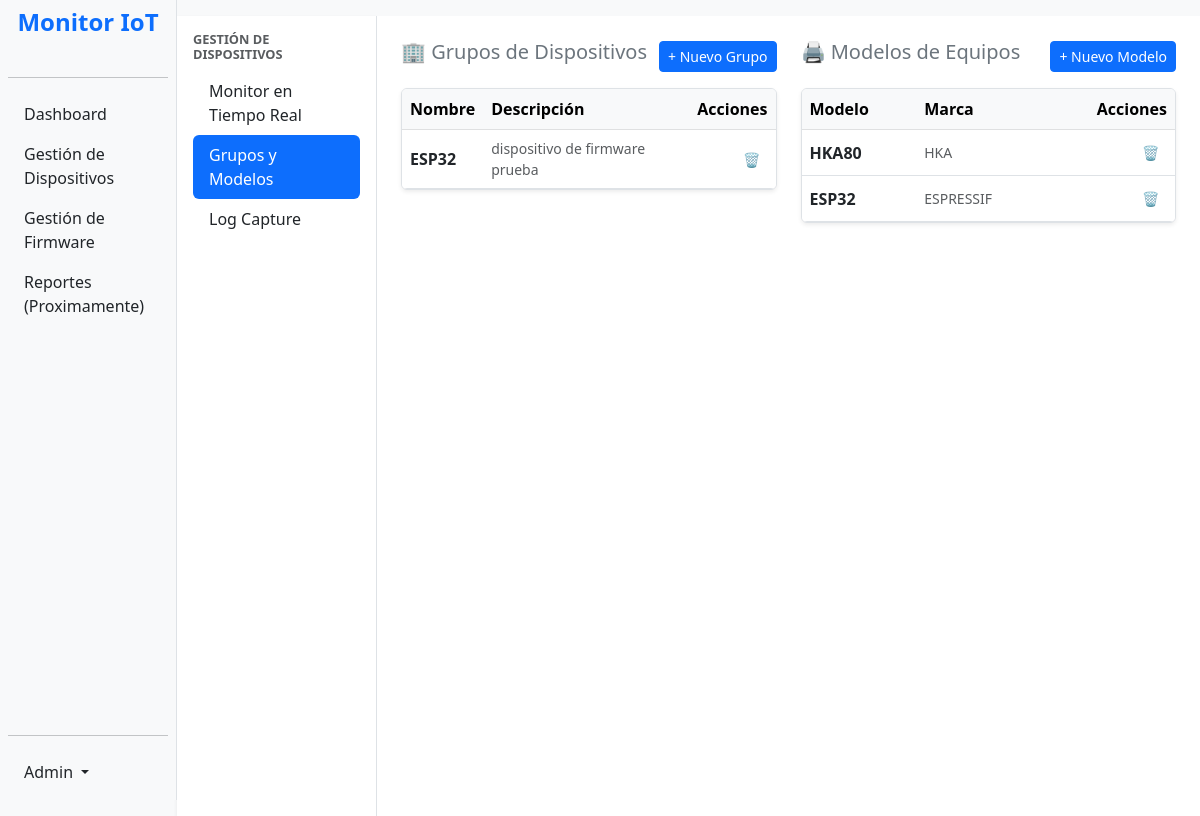
Screenshot of /grupos-modelos/ (signed in) with the database file from the repository.
### impresoras/models.py (models this page shows, shortened)
class Grupo(models.Model):
    nombre = models.CharField(max_length=100)
    descripcion = models.TextField(blank=True, null=True)

class ModeloEquipo(models.Model):
    nombre = models.CharField(max_length=100, unique=True)
    marca = models.CharField(max_length=100, blank=True, null=True)

### impresoras/views.py (the view, shortened to what this page needs)
# urls.py: path('grupos-modelos/', grupos_modelos, name='grupos_modelos'),
@login_required
def grupos_modelos(request):
    grupos = Grupo.objects.all()
    modelos = ModeloEquipo.objects.all()
    return render(request, 'grupos_modelos.html', {
        'grupos': grupos,
        'modelos': modelos
    })

### templates/grupos_modelos.html (shortened to what this page needs)
{% extends 'dispositivos_base.html' %}
{% block dispositivos_content %}
<div class="p-4">
    <div class="row">
        <div class="col-md-6">
            <div class="d-flex justify-content-between align-items-center mb-3">
                <h5 class="text-secondary">🏢 Grupos de Dispositivos</h5>
                <button class="btn btn-sm btn-primary" data-bs-toggle="modal" data-bs-target="#modalNuevoGrupo">+ Nuevo Grupo</button>
            </div>
            <div class="table-responsive shadow-sm border rounded bg-white">
                <table class="table table-hover mb-0 align-middle">
                    <thead class="table-light">
                        <tr>
                            <th>Nombre</th>
                            <th>Descripción</th>
                            <th class="text-end">Acciones</th>
                        </tr>
                    </thead>
                    <tbody>
                        {% for grupo in grupos %}
                        <tr>
                            <td><strong>{{ grupo.nombre }}</strong></td>
                            <td class="text-muted small">{{ grupo.descripcion|default:"-" }}</td>
                            <td class="text-end">
                                <form hx-post="{% url 'eliminar_grupo' grupo.id %}"
                                      hx-target="#contenido-principal"
                                      hx-select="#contenido-principal"
                                      hx-push-url="true"
                                      onsubmit="return confirm('¿Seguro que deseas eliminar este grupo?');">
                                    <button type="submit" class="btn btn-sm btn-outline-danger border-0" title="Eliminar">🗑️</button>
                                </form>
                            </td>
                        </tr>
                        {% empty %}
                        <tr><td colspan="3" class="text-center text-muted py-3">No hay grupos registrados.</td></tr>
                        {% endfor %}
                    </tbody>
                </table>
            </div>
        </div>
        <div class="col-md-6">
            <div class="d-flex justify-content-between align-items-center mb-3">
                <h5 class="text-secondary">🖨️ Modelos de Equipos</h5>
                <button class="btn btn-sm btn-primary" data-bs-toggle="modal" data-bs-target="#modalNuevoModelo">+ Nuevo Modelo</button>
            </div>
            <div class="table-responsive shadow-sm border rounded bg-white">
                <table class="table table-hover mb-0 align-middle">
                    <thead class="table-light">
                        <tr>
                            <th>Modelo</th>
                            <th>Marca</th>
                            <th class="text-end">Acciones</th>
                        </tr>
                    </thead>
                    <tbody>
                        {% for modelo in modelos %}
                        <tr>
                            <td><strong>{{ modelo.nombre }}</strong></td>
                            <td class="text-muted small">{{ modelo.marca|default:"-" }}</td>
                            <td class="text-end">
                                <form hx-post="{% url 'eliminar_modelo' modelo.id %}"
                                      hx-target="#contenido-principal"
                                      hx-select="#contenido-principal"
                                      hx-push-url="true"
                                      onsubmit="return confirm('¿Seguro que deseas eliminar este modelo?');">
                                    <button type="submit" class="btn btn-sm btn-outline-danger border-0" title="Eliminar">🗑️</button>
                                </form>
                            </td>
                        </tr>
                        {% empty %}
                        <tr><td colspan="3" class="text-center text-muted py-3">No hay modelos registrados.</td></tr>
                        {% endfor %}
                    </tbody>
                </table>
            </div>
        </div>
    </div>
</div>
{% endblock %}

### rows the page displays
Grupo: nombre "ESP32", descripcion "dispositivo de firmware prueba"
ModeloEquipo: nombre "HKA80", marca "HKA"
ModeloEquipo: nombre "ESP32", marca "ESPRESSIF"
